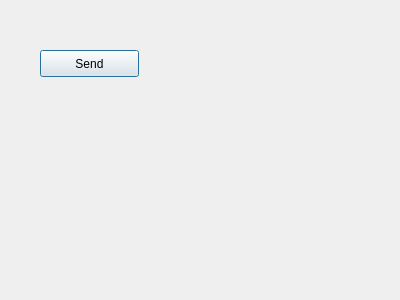
<?xml version="1.0" encoding="UTF-8"?>
<ui version="4.0">
 <class>Dialog</class>
 <widget class="QDialog" name="Dialog">
  <property name="geometry">
   <rect>
    <x>0</x>
    <y>0</y>
    <width>400</width>
    <height>300</height>
   </rect>
  </property>
  <property name="windowTitle">
   <string>Dialog</string>
  </property>
  <widget class="QPushButton" name="sendButton">
   <property name="geometry">
    <rect>
     <x>40</x>
     <y>50</y>
     <width>99</width>
     <height>27</height>
    </rect>
   </property>
   <property name="text">
    <string>Send</string>
   </property>
  </widget>
 </widget>
 <layoutdefault spacing="6" margin="11"/>
 <resources/>
 <connections/>
</ui>
